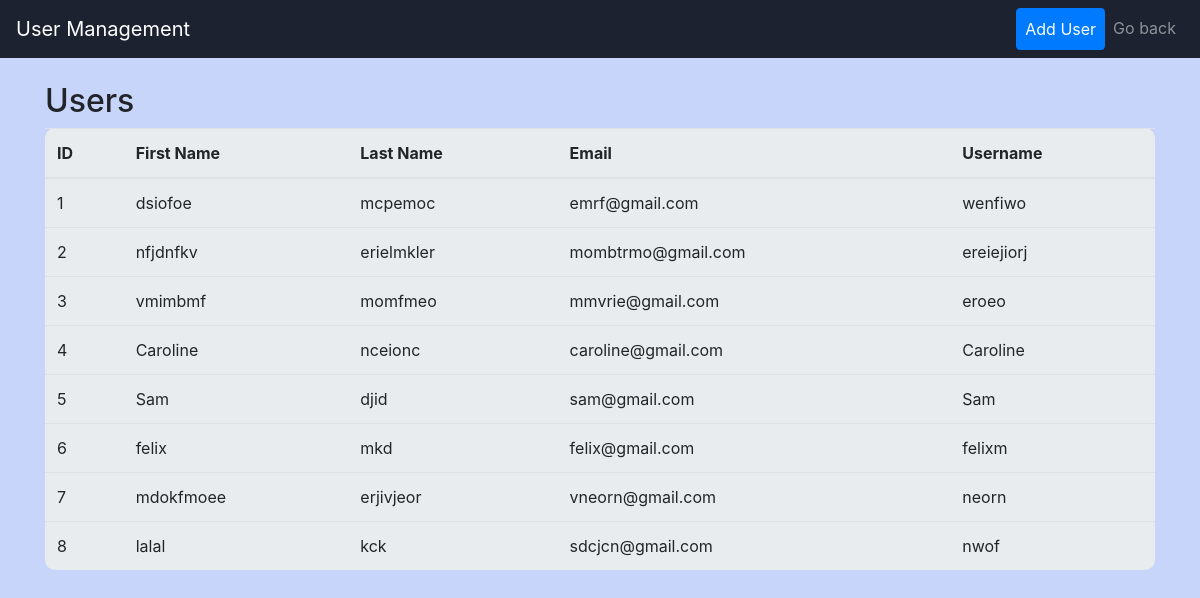
/users.php (signed in), run on the app's committed database.
### tables this page shows
CREATE TABLE `users` (
  `id` int(11) NOT NULL,
  `FName` varchar(100) NOT NULL,
  `LName` varchar(100) NOT NULL,
  `Email` varchar(100) NOT NULL,
  `username` varchar(100) NOT NULL,
  `password` varchar(100) NOT NULL
);

### users.php (the view, shortened to what this page needs)
<?php
require_once('db.php');
$sql = "SELECT id,FName, LName, Email,username FROM users";
$result = $conn->query($sql);
?>
<!DOCTYPE html>
<html lang="en">
<head>
    <link href="https://stackpath.bootstrapcdn.com/bootstrap/4.3.1/css/bootstrap.min.css" rel="stylesheet">
</head>
<body>
<nav class="navbar navbar-expand-lg navbar-dark custom-bg-color sticky-top">
    <a class="navbar-brand" href="#">User Management</a>
    <div class="collapse navbar-collapse" id="navbarNav">
        <ul class="navbar-nav ml-auto">
            <li class="nav-item">
            <a class="nav-link btn btn-primary text-white" href="#" data-toggle="modal" data-target="#addUserModal">Add User</a>
            </li>
            <li class="nav-item ">
                    <a class="nav-link" href="index.php">Go back</a>
                </li>
        </ul>
    </div>
</nav>
<div class="container mt-4">
    <h2>Users</h2>
    <table class="table">
        <thead>
            <tr>
                <th>ID</th>
                <th>First Name</th>
                <th>Last Name</th>
                <th>Email</th>
                <th>Username</th>
            </tr>
        </thead>
        <tbody>
            <?php
            if ($result && $result->num_rows > 0) {
                while($row = $result->fetch_assoc()) {
                    echo "<tr>
                            <td>" . htmlspecialchars($row["id"]) . "</td>
                            <td>" . htmlspecialchars($row["FName"]) . "</td>
                            <td>" . htmlspecialchars($row["LName"]) . "</td>
                            <td>" . htmlspecialchars($row["Email"]) . "</td>
                            <td>" . htmlspecialchars($row["username"]) . "</td>
                          </tr>";
                }
            } else {
                echo "<tr><td colspan='4'>No users found</td></tr>";
            }
            ?>
        </tbody>
    </table>
</div>
</body>
</html>

### users.php (style rules this page uses)
.table { padding: 15px; background-color: #e9ecef; border-radius: 10px; margin-bottom: 15px; }
.custom-bg-color { background-color: #1c2230; }
.nav-link { color: white; }
.navbar-brand { color: white; }
body { background-color: #c6d5f9; }

### data on the page
users: id "1", FName "dsiofoe", LName "mcpemoc", Email "emrf@gmail.com", username "wenfiwo"
users: id "2", FName "nfjdnfkv", LName "erielmkler", Email "mombtrmo@gmail.com", username "ereiejiorj"
users: id "3", FName "vmimbmf", LName "momfmeo", Email "mmvrie@gmail.com", username "eroeo"
users: id "4", FName "Caroline", LName "nceionc", Email "caroline@gmail.com", username "Caroline"
users: id "5", FName "Sam", LName "djid", Email "sam@gmail.com", username "Sam"
users: id "6", FName "felix", LName "mkd", Email "felix@gmail.com", username "felixm"
users: id "7", FName "mdokfmoee", LName "erjivjeor", Email "vneorn@gmail.com", username "neorn"
users: id "8", FName "lalal", LName "kck", Email "sdcjcn@gmail.com", username "nwof"
